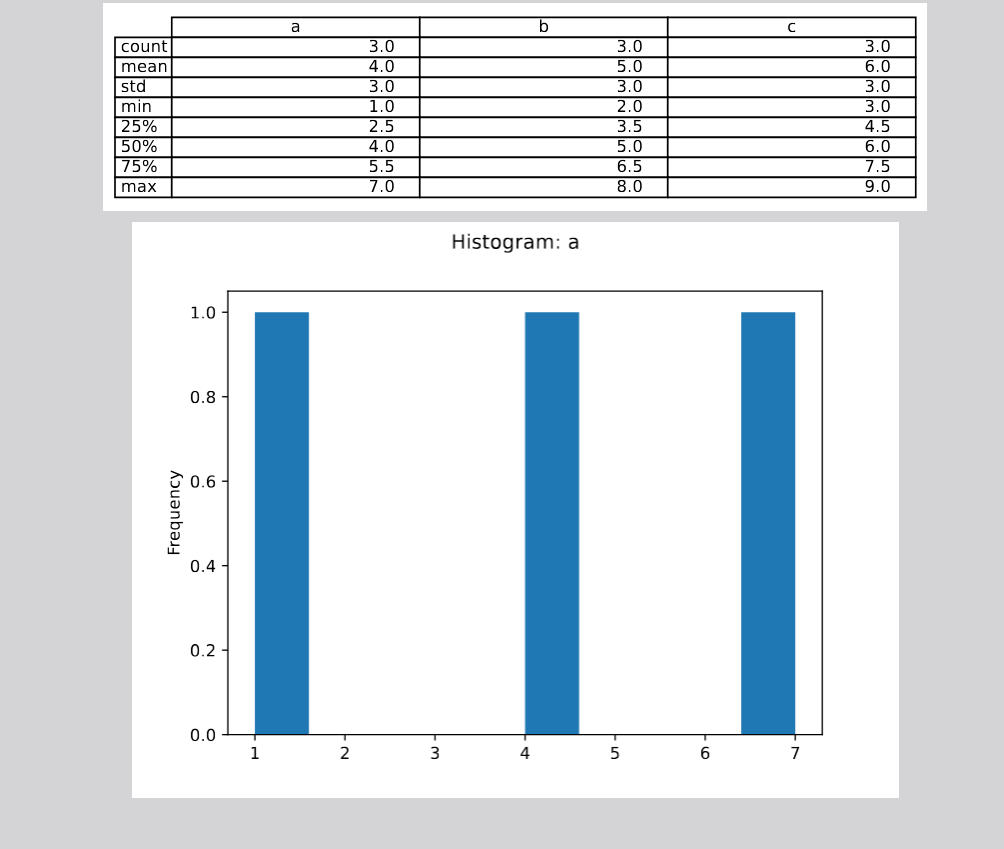

Source code (Python):
"""
report.py input.csv output.pdf
Generates a simple PDF with summary statistics and a histogram.
"""
import sys
import pandas as pd
import matplotlib.pyplot as plt
from matplotlib.backends.backend_pdf import PdfPages

def make_report(infile, outfile):
    df = pd.read_csv(infile)
    with PdfPages(outfile) as pdf:
        desc = df.describe()
        fig, ax = plt.subplots(figsize=(8,2))
        ax.axis('off')
        ax.table(cellText=desc.round(2).values, colLabels=desc.columns, rowLabels=desc.index, loc='center')
        pdf.savefig(fig, bbox_inches='tight')
        plt.close()

        # histogram of first numeric column
        nums = df.select_dtypes(include=['number']).columns
        if len(nums):
            fig = df[nums[0]].plot(kind='hist').get_figure()
            fig.suptitle(f'Histogram: {nums[0]}')
            pdf.savefig(fig)
            plt.close()
        else:
            print("No numeric columns to plot")

if __name__ == "__main__":
    if len(sys.argv) < 3:
        print("Usage: python report.py input.csv output.pdf")
    else:
        make_report(sys.argv[1], sys.argv[2])
